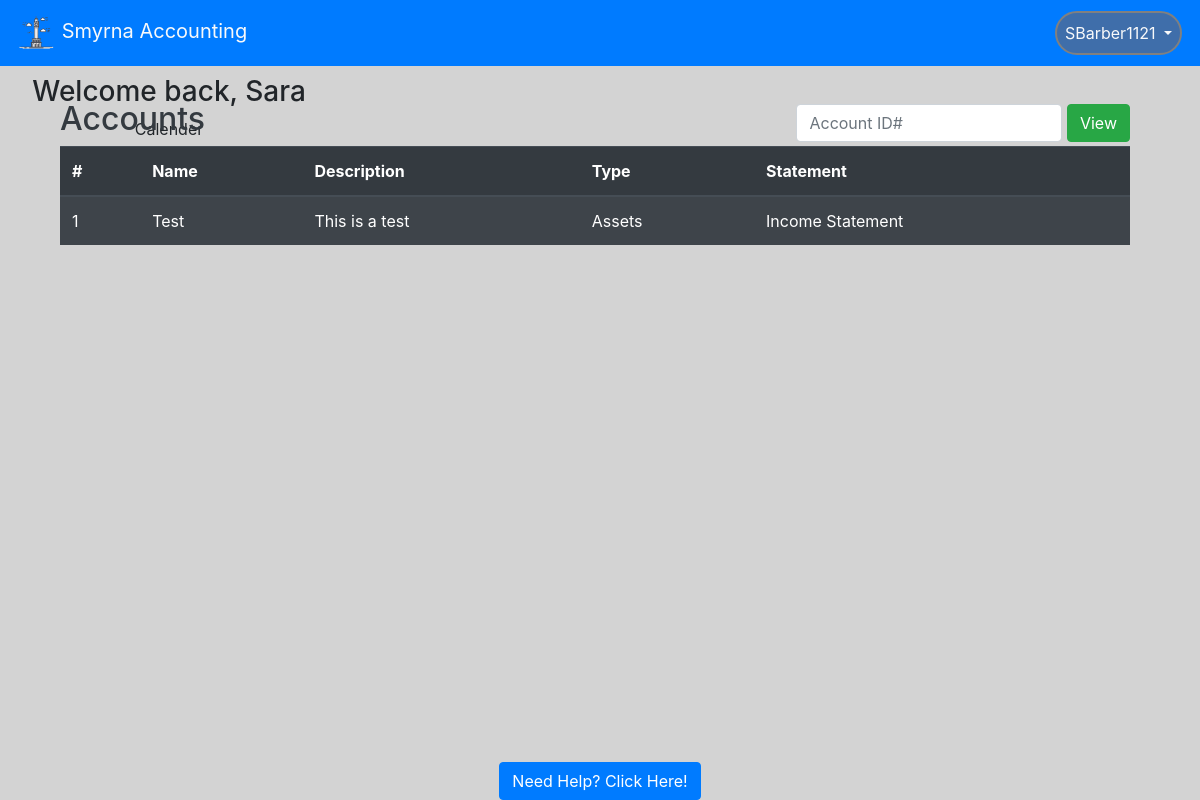
The app's page / (signed in) with its own data.
### website/models.py (models this page shows, shortened)
class User(db.Model, UserMixin):
    id = db.Column(db.Integer, primary_key=True)  # unique identifier
    email = db.Column(db.String(150), unique=True)
    password = db.Column(db.String(150))
    oldPassword = db.Column(db.String(150))
    firstName = db.Column(db.String(150))
    lastName = db.Column(db.String(150))
    userName = db.Column(db.String(150))
    hasAdmin = db.Column(db.Boolean, default=False)
    hasMan = db.Column(db.Boolean, default=False)
    status = db.Column(db.Boolean, default=False)
    creationDate = db.Column(db.Date())
    expirationDate = db.Column(db.Date())
    accounts = db.relationship("Account", backref="parent")

class Account(db.Model):
    acc_num = db.Column(db.Integer, primary_key=True)  # unique identifier. Needs adjusting
    user_id = db.Column(db.Integer, db.ForeignKey('user.id'), nullable=False)
    acc_name = db.Column(db.String(150), unique=True)
    acc_desc = db.Column(db.String(150))
    acc_cat = db.Column(db.String(150))
    init_bal = db.Column(db.Float)
    acc_statement = db.Column(db.String(150))

### website/views.py (the view)
@views.route('/', methods =['GET', 'POST'])
@login_required
def home():
    if request.method == 'POST':
        global ACC_ID
        ACC_ID = request.form.get('searchBar')
        return redirect(url_for('auth.view_account'))
    return render_template("home.html", user = current_user,
                    acc_query = Account.query.join(User).filter(Account.user_id==current_user.id))

### website/__init__.py (called while the page is built)
def create_app():
    app = Flask(__name__)
    app.config['SECRET_KEY'] = 'this is the secret key'
    app.config['SQLALCHEMY_DATABASE_URI'] = f'sqlite:///{DB_NAME}'
    db.init_app(app)
    app.config['MAIL_SERVER'] = 'smtp.gmail.com'
    app.config['MAIL_PORT'] = 465
    app.config['MAIL_USE_SSL'] = True
    app.config['MAIL_USERNAME'] = 'smrnccntng@gmail.com'
    app.config['MAIL_PASSWORD'] = 'Asswipe47'
    mail.init_app(app)
    from .views import views
    from .auth import auth
    app.register_blueprint(views, url_prefix='/')
    app.register_blueprint(auth, url_prefix='/')
    from .models import User
    create_database(app)
    login_manager = LoginManager()
    login_manager.login_view = 'auth.login'
    login_manager.init_app(app)
    @login_manager.user_loader
    def load_user(id):
        return User.query.get(int(id))
    return app

### website/templates/home.html (shortened to what this page needs)
{% extends "base.html" %}
{%block content%}
<div class="prof-container">
    <h3 class="pl-2 text-center"> Welcome back, {{current_user.firstName}}</h3>
    <p class=" text-center pl-2">Calender</p>
    <div class="cal">
        <iframe src="https://calendar.google.com/calendar/embed?height=500&wkst=1&bgcolor=%23ffffff&ctz=America%2FNew_York&title=Account%20Calander&showTitle=0&showNav=0&showPrint=0&showTabs=0&showCalendars=0&src=aGo0aDBzYnVza3BxcmtwcjhncG91dG9qczhAZ3JvdXAuY2FsZW5kYXIuZ29vZ2xlLmNvbQ&color=%23F4511E"
            style="border-width:0" width="300" height="300" frameborder="0" scrolling="no">
        </iframe>
    </div>
</div>
    <div class="container text-light pb-2" style="position: absolute; top: 100px; width: 1100px;">
        <form class ="form-inline" method="POST">
        <h2 class="text-dark">Accounts</h2>
          <div class="ml-auto">
            <input type="search" name="searchBar" class="form-control pr-1" placeholder="Account ID#"
              list = "userData" />
              <button class="btn btn-success" type="submit">View</button>
          </div>
        </form>
        <div>
          <table class="table table-striped table-dark">
            <thead>
              <tr>
                <th scope="col">#</th>
                <th scope="col">Name</th>
                <th scope="col">Description</th>
                <th scope="col">Type</th>
                <th scope="col">Statement</th>
              </tr>
            </thead>
            <tbody style="overflow-y: scroll;">
              {% for account in acc_query %}
              <tr id="rowz">
                <td><a id = "link" style="color: white;" >{{account.acc_num}}</a></td>
                <td>{{account.acc_name}}</td>
                <td>{{account.acc_desc}}</td>
                <td>{{account.acc_cat}}</td>
                <td>{{account.acc_statement}}</td>
              </tr>
              {% endfor %}
            </tbody>
          </table>
        </div>
      </div>
{% endblock %}

### website/templates/base.html (shortened to what this page needs)
<!DOCTYPE html>
<html>
<head>
    <meat name="viewport" content="width=device-width, initial-scale=1" />
    <link rel="stylesheet" href="https://stackpath.bootstrapcdn.com/bootstrap/4.4.1/css/bootstrap.min.css"
 />
    <link rel="stylesheet" href="https://stackpath.bootstrapcdn.com/font-awesome/4.7.0/css/font-awesome.min.css"
 />
</head>
<body style="background-color: lightgrey">
    <nav class="navbar navbar-expand-lg navbar-dark bg-primary sticky-top">
        <a class = "navbar-brand text-light" href='/'>
            <img src="static/logo.png" width="40" height="40" atl="">
            Smyrna Accounting
        </a>
        <div class = "collapse navbar-collapse" id="navbar">
            <ul class = "navbar-nav ml-auto">
                {% if user.is_authenticated %}
                <li class="nav-item dropdown">
                    <a class = "nav-link dropdown-toggle text-light text-center" id = "" data-toggle = "dropdown" aria-haspopup="true" aria-expanded="false">
                        {{ user.userName }}
                    </a>
                </li>
                {% else %}
                <a class = "nav-item nav-link text-light" id = "login" href="/login">Login</a>
                {% endif %}
            </ul>
        </div>
    </nav>
    <div class= "container">
        {%block content%}
        {% endblock %}
    </div>
</body>
<div class="footer" style="background-color: lightgray;">
    <a href="/help" class="btn btn-primary">Need Help? Click Here!</a>
</div>
</html>

### website/templates/base.html (style rules this page uses)
.footer { position: fixed; left: 0; bottom: 0; width: 100%; background-color: Blue; text-align: center; }
li.nav-item { border: 2px solid grey; margin: 2px; border-radius: 25px; background-color: rgb(63, 110, 170); }

### website/templates/home.html (style rules this page uses)
div.cal { position: absolute; padding-left: 15px; }
div.prof-container { position: absolute; left: 10px; top: 75px; height: 400px; width: 310px; }

### records on screen
User: userName "SBarber1121", firstName "Sara"
Account: acc_num "1", acc_name "Test", acc_desc "This is a test", acc_cat "Assets", acc_statement "Income Statement"
